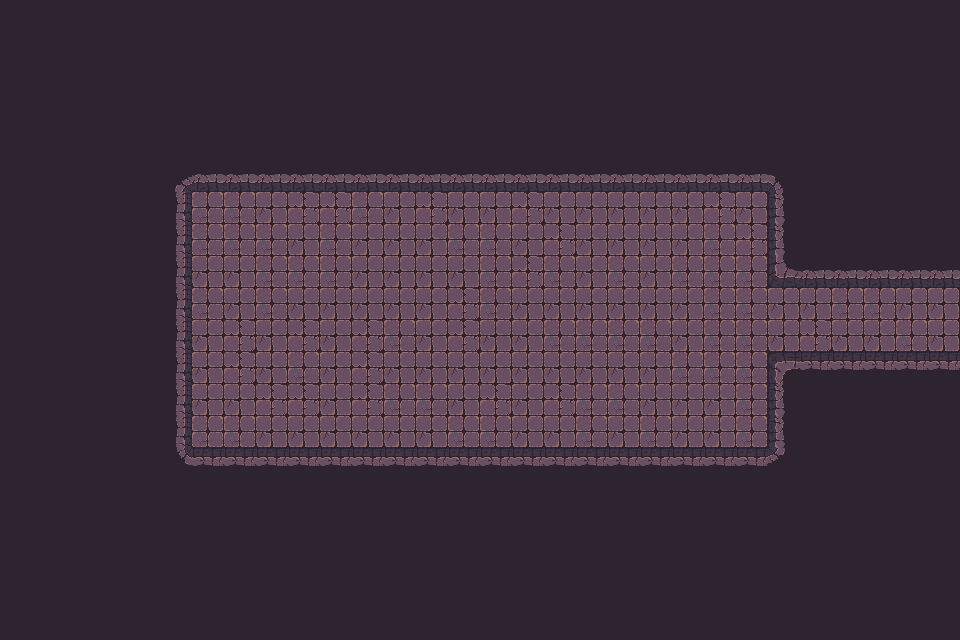

Rendered tile map (Tiled .tmx) drawn with the repository's tilesets; below, a short description and the full map source, tile grids included:
An orthogonal 30x20 tile map with 32x32 px tiles, 1 tile layer (Tile layer 1), 2 tilesets and 57 objects.

<map version="1.10" tiledversion="1.11.2" orientation="orthogonal" renderorder="right-down" width="30" height="20" tilewidth="32" tileheight="32" infinite="0" nextlayerid="3" nextobjectid="1">
    <tileset firstgid="1" name="Town Tileset" tilewidth="32" tileheight="32" tilecount="64" columns="8">
        <image source="../../../tiles/World H Tileset.png" trans="ff00ff" width="256" height="256" />
        <tile id="4">
            <objectgroup draworder="index" id="2">
                <object id="1" x="0" y="0" width="32" height="32" />
            </objectgroup>
        </tile>
        <tile id="5">
            <objectgroup draworder="index" id="2">
                <object id="1" x="0" y="0" width="32" height="32" />
            </objectgroup>
        </tile>
        <tile id="6">
            <objectgroup draworder="index" id="2">
                <object id="1" x="0" y="0" width="32" height="32" />
            </objectgroup>
        </tile>
        <tile id="7">
            <objectgroup draworder="index" id="2">
                <object id="1" x="0" y="0" width="32" height="32" />
            </objectgroup>
        </tile>
        <tile id="8">
            <objectgroup draworder="index" id="2">
                <object id="1" x="0" y="0" width="32" height="32" />
            </objectgroup>
        </tile>
        <tile id="10">
            <objectgroup draworder="index" id="2">
                <object id="1" x="0" y="32" width="32" height="0" />
            </objectgroup>
        </tile>
        <tile id="11">
            <objectgroup draworder="index" id="2">
                <object id="1" x="0" y="32" width="32" height="0" />
                <object id="2" x="32" y="0" width="0" height="32" />
            </objectgroup>
        </tile>
        <tile id="12">
            <objectgroup draworder="index" id="2">
                <object id="1" x="32" y="0" width="0" height="32" />
            </objectgroup>
        </tile>
        <tile id="13">
            <objectgroup draworder="index" id="2">
                <object id="1" x="0" y="32" width="32" height="0" />
                <object id="2" x="0" y="32" width="32" height="0" />
                <object id="3" x="0" y="0" width="0" height="32" />
            </objectgroup>
        </tile>
        <tile id="14">
            <objectgroup draworder="index" id="2">
                <object id="1" x="0" y="0" width="0" height="32" />
            </objectgroup>
        </tile>
        <tile id="16">
            <objectgroup draworder="index" id="2">
                <object id="1" x="0" y="0" width="32" height="32" />
            </objectgroup>
        </tile>
        <tile id="24">
            <objectgroup draworder="index" id="2">
                <object id="1" x="0" y="0" width="32" height="32" />
            </objectgroup>
        </tile>
    </tileset>
    <tileset firstgid="65" name="Dungeon Crawler Tileset" tilewidth="32" tileheight="32" tilecount="100" columns="10">
        <image source="../../../tiles/Dungeon_Tile.png" trans="" width="320" height="320" />
        <tile id="2">
            <objectgroup draworder="index" id="2">
                <object id="1" x="0" y="0" width="32" height="32" />
            </objectgroup>
        </tile>
        <tile id="3">
            <objectgroup draworder="index" id="2">
                <object id="1" x="0" y="0" width="32" height="32" />
            </objectgroup>
        </tile>
        <tile id="4">
            <objectgroup draworder="index" id="2">
                <object id="1" x="0" y="0" width="32" height="32" />
            </objectgroup>
        </tile>
        <tile id="5">
            <objectgroup draworder="index" id="2">
                <object id="1" x="0" y="0" width="32" height="32" />
            </objectgroup>
        </tile>
        <tile id="6">
            <objectgroup draworder="index" id="2">
                <object id="1" x="0" y="0" width="32" height="32" />
            </objectgroup>
        </tile>
        <tile id="8">
            <objectgroup draworder="index" id="2">
                <object id="1" x="0" y="0" width="32" height="32" />
            </objectgroup>
        </tile>
        <tile id="12">
            <objectgroup draworder="index" id="2">
                <object id="1" x="0" y="0" width="32" height="32" />
            </objectgroup>
        </tile>
        <tile id="13">
            <objectgroup draworder="index" id="2">
                <object id="1" x="0" y="0" width="32" height="32" />
            </objectgroup>
        </tile>
        <tile id="14">
            <objectgroup draworder="index" id="2">
                <object id="1" x="0" y="0" width="32" height="32" />
            </objectgroup>
        </tile>
        <tile id="15">
            <objectgroup draworder="index" id="2">
                <object id="1" x="0" y="0" width="32" height="32" />
            </objectgroup>
        </tile>
        <tile id="16">
            <objectgroup draworder="index" id="2">
                <object id="1" x="0" y="0" width="32" height="32" />
            </objectgroup>
        </tile>
        <tile id="18">
            <objectgroup draworder="index" id="2">
                <object id="1" x="0" y="0" width="32" height="32" />
            </objectgroup>
        </tile>
        <tile id="22">
            <objectgroup draworder="index" id="2">
                <object id="1" x="0" y="0" width="32" height="32" />
            </objectgroup>
        </tile>
        <tile id="23">
            <objectgroup draworder="index" id="2">
                <object id="1" x="0" y="0" width="32" height="32" />
            </objectgroup>
        </tile>
        <tile id="24">
            <objectgroup draworder="index" id="2">
                <object id="1" x="0" y="0" width="32" height="32" />
            </objectgroup>
        </tile>
        <tile id="25">
            <objectgroup draworder="index" id="2">
                <object id="1" x="0" y="0" width="32" height="32" />
            </objectgroup>
        </tile>
        <tile id="26">
            <objectgroup draworder="index" id="2">
                <object id="1" x="0" y="0" width="32" height="32" />
            </objectgroup>
        </tile>
        <tile id="28">
            <objectgroup draworder="index" id="2">
                <object id="1" x="0" y="0" width="32" height="32" />
            </objectgroup>
        </tile>
        <tile id="32">
            <objectgroup draworder="index" id="2">
                <object id="1" x="0" y="0" width="32" height="32" />
            </objectgroup>
        </tile>
        <tile id="33">
            <objectgroup draworder="index" id="2">
                <object id="1" x="0" y="0" width="32" height="32" />
            </objectgroup>
        </tile>
        <tile id="34">
            <objectgroup draworder="index" id="2">
                <object id="1" x="0" y="0" width="32" height="32" />
            </objectgroup>
        </tile>
        <tile id="35">
            <objectgroup draworder="index" id="2">
                <object id="1" x="0" y="0" width="32" height="32" />
            </objectgroup>
        </tile>
        <tile id="36">
            <objectgroup draworder="index" id="2">
                <object id="1" x="0" y="0" width="32" height="32" />
            </objectgroup>
        </tile>
        <tile id="38">
            <objectgroup draworder="index" id="2">
                <object id="1" x="0" y="0" width="32" height="32" />
            </objectgroup>
        </tile>
        <tile id="42">
            <objectgroup draworder="index" id="2">
                <object id="1" x="0" y="0" width="32" height="32" />
            </objectgroup>
        </tile>
        <tile id="43">
            <objectgroup draworder="index" id="2">
                <object id="1" x="0" y="0" width="32" height="32" />
            </objectgroup>
        </tile>
        <tile id="44">
            <objectgroup draworder="index" id="2">
                <object id="1" x="0" y="0" width="32" height="32" />
            </objectgroup>
        </tile>
        <tile id="45">
            <objectgroup draworder="index" id="2">
                <object id="1" x="0" y="0" width="32" height="32" />
            </objectgroup>
        </tile>
        <tile id="46">
            <objectgroup draworder="index" id="2">
                <object id="1" x="0" y="0" width="32" height="32" />
            </objectgroup>
        </tile>
        <tile id="48">
            <objectgroup draworder="index" id="2">
                <object id="1" x="0" y="0" width="32" height="32" />
            </objectgroup>
        </tile>
        <tile id="52">
            <objectgroup draworder="index" id="2">
                <object id="1" x="0" y="0" width="32" height="32" />
            </objectgroup>
        </tile>
        <tile id="53">
            <objectgroup draworder="index" id="2">
                <object id="1" x="0" y="0" width="32" height="32" />
            </objectgroup>
        </tile>
        <tile id="54">
            <objectgroup draworder="index" id="2">
                <object id="1" x="0" y="0" width="32" height="32" />
            </objectgroup>
        </tile>
        <tile id="55">
            <objectgroup draworder="index" id="2">
                <object id="1" x="0" y="0" width="32" height="32" />
            </objectgroup>
        </tile>
        <tile id="56">
            <objectgroup draworder="index" id="2">
                <object id="1" x="0" y="0" width="32" height="32" />
            </objectgroup>
        </tile>
        <tile id="58">
            <objectgroup draworder="index" id="2">
                <object id="1" x="0" y="0" width="32" height="32" />
            </objectgroup>
        </tile>
        <tile id="62">
            <objectgroup draworder="index" id="2">
                <object id="1" x="0" y="0" width="32" height="32" />
            </objectgroup>
        </tile>
        <tile id="63">
            <objectgroup draworder="index" id="2">
                <object id="1" x="0" y="0" width="32" height="32" />
            </objectgroup>
        </tile>
        <tile id="64">
            <objectgroup draworder="index" id="2">
                <object id="1" x="0" y="0" width="32" height="32" />
            </objectgroup>
        </tile>
        <tile id="65">
            <objectgroup draworder="index" id="2">
                <object id="1" x="0" y="0" width="32" height="32" />
            </objectgroup>
        </tile>
        <tile id="66">
            <objectgroup draworder="index" id="2">
                <object id="1" x="0" y="0" width="32" height="32" />
            </objectgroup>
        </tile>
        <tile id="68">
            <objectgroup draworder="index" id="2">
                <object id="1" x="0" y="0" width="32" height="32" />
            </objectgroup>
        </tile>
    </tileset>
    <layer id="1" name="Tile layer 1" width="30" height="20">
        <data encoding="csv">
122,122,122,122,122,122,122,122,122,122,122,122,122,122,122,122,122,122,122,122,122,122,122,122,122,122,122,122,122,122,
122,122,122,122,122,122,122,122,122,122,122,122,122,122,122,122,122,122,122,122,122,122,122,122,122,122,122,122,122,122,
122,122,122,122,122,122,122,122,122,122,122,122,122,122,122,122,122,122,122,122,122,122,122,122,122,122,122,122,122,122,
122,122,122,122,122,122,122,122,122,122,122,122,122,122,122,122,122,122,122,122,122,122,122,122,122,122,122,122,122,122,
122,122,122,122,122,122,122,122,122,122,122,122,122,122,122,122,122,122,122,122,122,122,122,122,122,122,122,122,122,122,
122,122,122,122,122,67,68,68,68,68,68,68,68,68,68,68,68,68,68,68,68,68,68,68,69,122,122,122,122,122,
122,122,122,122,122,77,66,66,75,65,65,66,75,65,75,75,65,75,75,75,75,75,65,75,79,122,122,122,122,122,
122,122,122,122,122,77,66,66,66,75,66,75,75,75,66,66,75,65,75,75,75,75,66,65,79,122,122,122,122,122,
122,122,122,122,122,77,75,75,66,66,66,75,75,75,75,66,65,66,75,66,75,66,66,66,100,68,68,68,68,68,
122,122,122,122,122,77,66,75,66,75,75,75,75,75,65,66,75,75,75,75,75,75,66,66,75,75,66,66,75,75,
122,122,122,122,122,77,75,65,75,65,75,65,66,75,65,75,75,66,66,66,66,75,66,66,75,65,75,75,66,75,
122,122,122,122,122,77,75,65,75,66,75,65,75,75,75,75,75,75,75,75,75,66,66,66,70,88,88,88,88,88,
122,122,122,122,122,77,75,75,65,65,75,65,66,66,75,65,75,65,66,66,75,75,75,66,79,122,122,122,122,122,
122,122,122,122,122,77,66,66,75,75,75,75,75,75,66,66,75,75,66,75,66,75,75,66,79,122,122,122,122,122,
122,122,122,122,122,87,88,88,88,88,88,88,88,88,88,88,88,88,88,88,88,88,88,88,89,122,122,122,122,122,
122,122,122,122,122,122,122,122,122,122,122,122,122,122,122,122,122,122,122,122,122,122,122,122,122,122,122,122,122,122,
122,122,122,122,122,122,122,122,122,122,122,122,122,122,122,122,122,122,122,122,122,122,122,122,122,122,122,122,122,122,
122,122,122,122,122,122,122,122,122,122,122,122,122,122,122,122,122,122,122,122,122,122,122,122,122,122,122,122,122,122,
122,122,122,122,122,122,122,122,122,122,122,122,122,122,122,122,122,122,122,122,122,122,122,122,122,122,122,122,122,122,
122,122,122,122,122,122,122,122,122,122,122,122,122,122,122,122,122,122,122,122,122,122,122,122,122,122,122,122,122,122
        </data>
    </layer>
</map>
